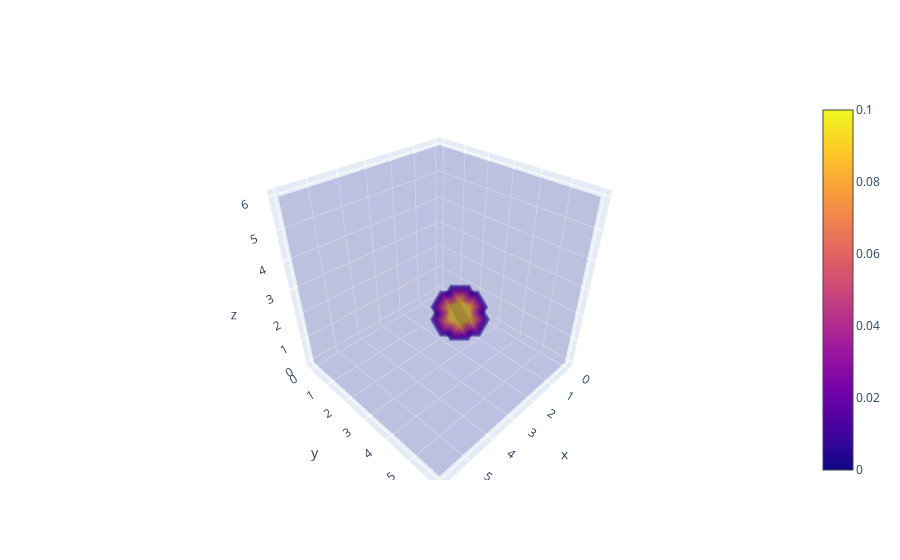

Write notebook code for a chart like this one.
### Code cell
graph= 1 # 1 o 2
if graph == 1:
    fffig = go.Figure(data=go.Volume(x=Xf, y=Yf, z=Zf,value=A,
        opacity=0.1,# needs to be small to see through all surfaces
        surface_count=50 #needs to be a large number for good volume rendering
        ))
    fffig.show()

if graph ==2:
    
    fig = plt.figure()
    xi,yi,zi = np.indices(np.array(A3D.shape)+1)/A3D.shape[1] *x[-1]
    ax = fig.gca(projection='3d')
    ax.voxels(xi,yi,zi,A3D,edgecolor='k')

    plt.show()

### Figure 1 — Plotly figure (JSON) as saved in the notebook; plotly's stock layout.template omitted (floating-point values rounded to 4 significant figures; data arrays with more than 128 entries replaced by an {"elided": "..."} marker saying what was removed)
{"data": [{"opacity": 0.1, "surface": {"count": 50}, "type": "volume", "value": {"elided": "2197 float values"}, "x": {"elided": "2197 float values"}, "y": {"elided": "2197 float values"}, "z": {"elided": "2197 float values"}}], "layout": {}}
